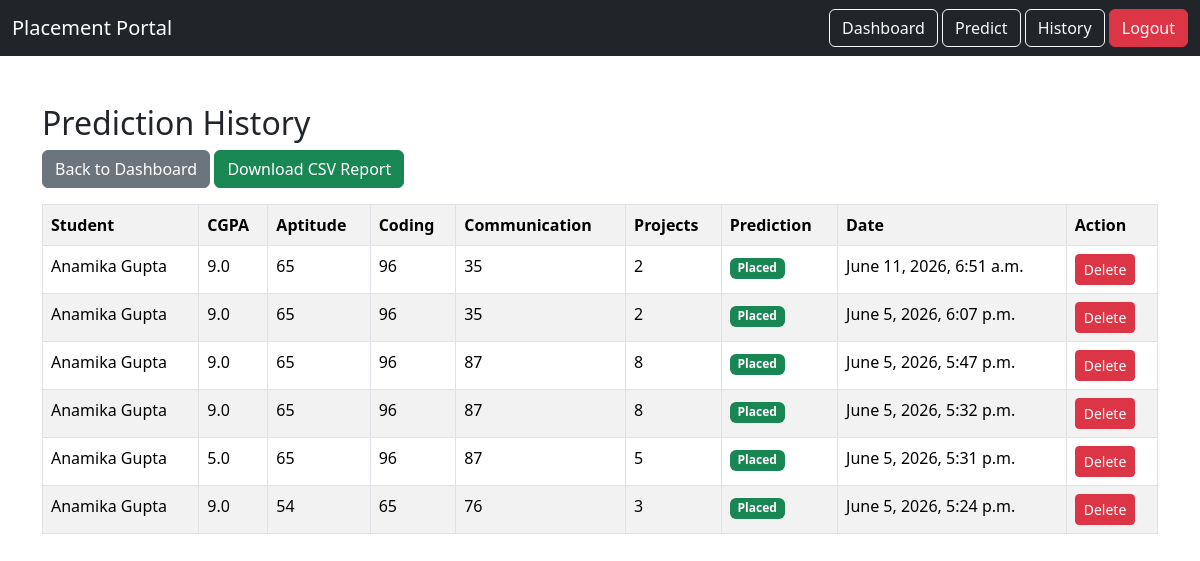
Before: /history/ (signed in) with the older database file.
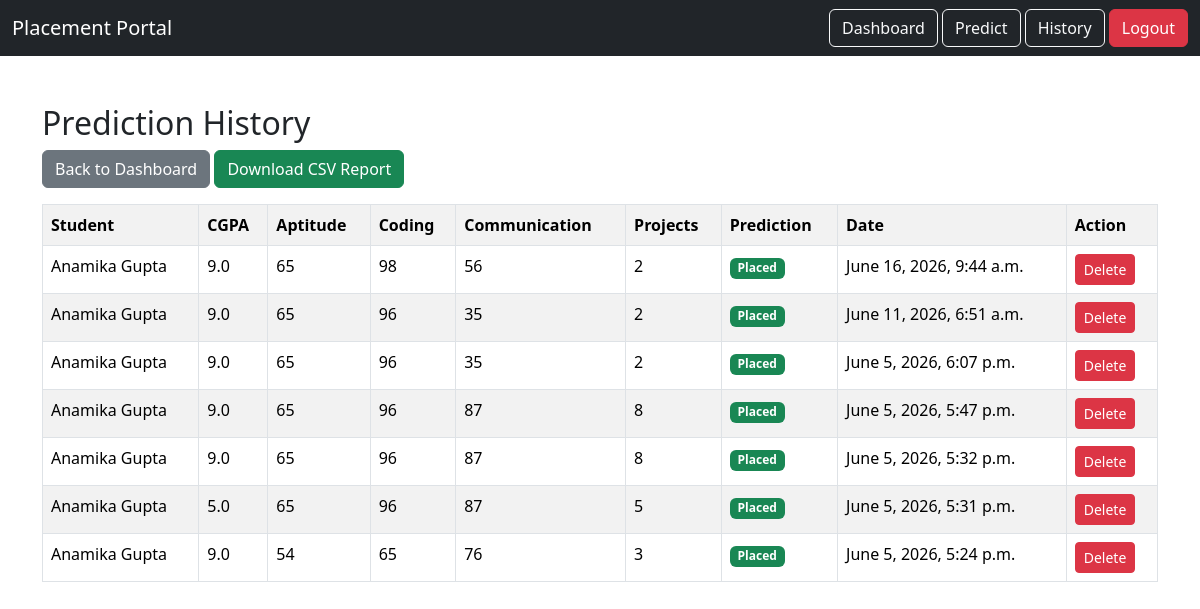
After: the same page with the newer database file.
### students/models.py (models this page shows, shortened)
class PredictionHistory(models.Model):
    student = models.ForeignKey(
        Student,
        on_delete=models.CASCADE
    )
    cgpa = models.FloatField()
    aptitude = models.IntegerField()
    coding = models.IntegerField()
    communication = models.IntegerField()
    projects = models.IntegerField()
    prediction = models.CharField(max_length=20)
    created_at = models.DateTimeField(auto_now_add=True)

class Student(models.Model):
    user = models.OneToOneField(
        User,
        on_delete=models.CASCADE,
        null=True,
        blank=True
    )
    name = models.CharField(max_length=100)
    email = models.EmailField(unique=True)
    branch = models.CharField(max_length=50, blank=True)
    semester = models.IntegerField(default=0)
    cgpa = models.FloatField(default=0)
    aptitude = models.IntegerField(default=0)
    coding = models.IntegerField(default=0)
    communication = models.IntegerField(default=0)
    projects = models.IntegerField(default=0)

### students/views.py (the view)
# urls.py: path('history/', views.history, name='history'),
def history(request):
    student = Student.objects.filter(
        user=request.user
    ).first()
    history = PredictionHistory.objects.filter(
        student=student
    ).order_by('-created_at')
    return render(
        request,
        'history.html',
        {
            'history': history
        }
    )

### students/templates/history.html (shortened to what this page needs)
<!DOCTYPE html>
<html>
<head>
    <link href="https://cdn.jsdelivr.net/npm/bootstrap@5.3.3/dist/css/bootstrap.min.css"
          rel="stylesheet">
</head>
<body>
<nav class="navbar navbar-dark bg-dark mb-4">
<div class="container-fluid">
<a class="navbar-brand" href="/dashboard/">
Placement Portal
</a>
<div>
<a href="/dashboard/" class="btn btn-outline-light">
Dashboard
</a>
<a href="/predict/" class="btn btn-outline-light">
Predict
</a>
<a href="/history/" class="btn btn-outline-light">
History
</a>
<a href="/logout/" class="btn btn-danger">
Logout
</a>
</div>
</div>
</nav>
<div class="container mt-5">
    <h2>Prediction History</h2>
    <a href="/dashboard/" class="btn btn-secondary mb-3">
        Back to Dashboard
    </a>
<a href="/export-csv/"
   class="btn btn-success mb-3">
   Download CSV Report
</a>
    <table class="table table-bordered table-striped">
        <tr>
            <th>Student</th>
            <th>CGPA</th>
            <th>Aptitude</th>
            <th>Coding</th>
            <th>Communication</th>
            <th>Projects</th>
            <th>Prediction</th>
            <th>Date</th>
            <th>Action</th>
        </tr>
        {% for item in history %}
        <tr>
            <td>{{ item.student.name }}</td>
            <td>{{ item.cgpa }}</td>
            <td>{{ item.aptitude }}</td>
            <td>{{ item.coding }}</td>
            <td>{{ item.communication }}</td>
            <td>{{ item.projects }}</td>
            <td>
                {% if item.prediction == "Placed" %}
                    <span class="badge bg-success">
                        Placed
                    </span>
                {% else %}
                    <span class="badge bg-danger">
                        Not Placed
                    </span>
                {% endif %}
            </td>
            <td>{{ item.created_at }}</td>
            <td>
    <a href="/delete-history/{{ item.id }}/"
       class="btn btn-danger btn-sm">
        Delete
    </a>
</td>
        </tr>
        {% endfor %}
    </table>
</div>
</body>
</html>

Changed rows visible on the page:
added PredictionHistory: student.name "Anamika Gupta", cgpa "9.0", aptitude "65", coding "98", communication "56", projects "2", prediction "Placed", created_at "June 16, 2026, 9:44 a.m."
